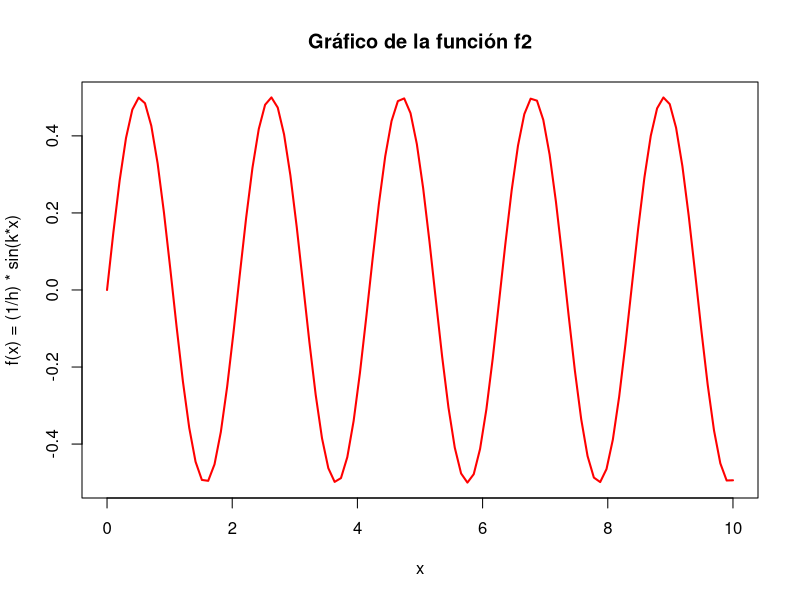
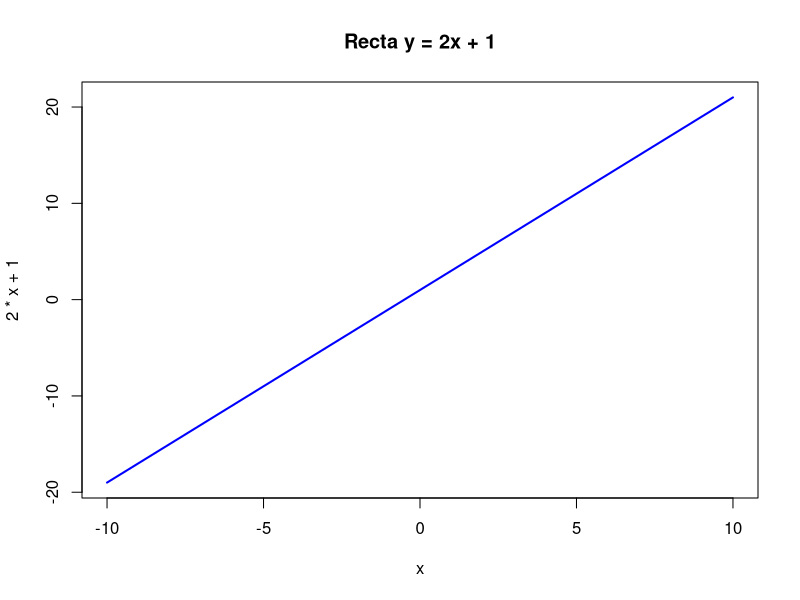
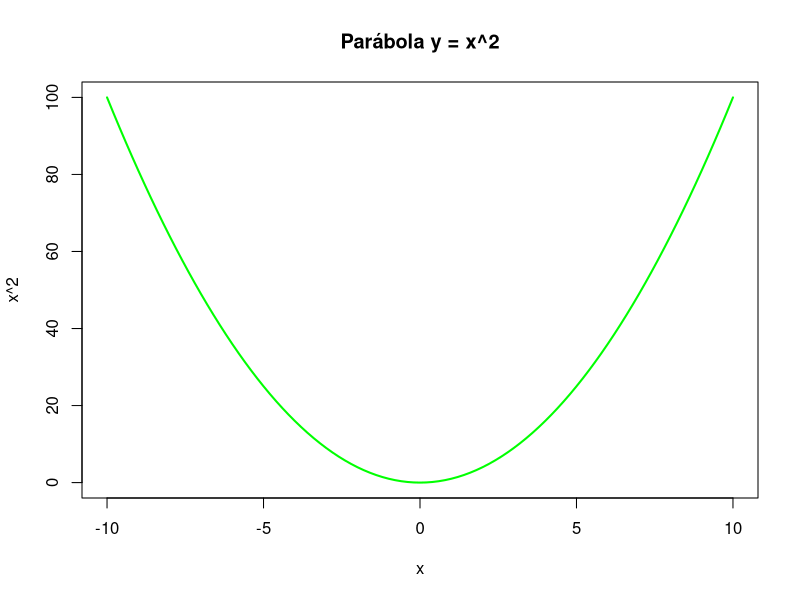
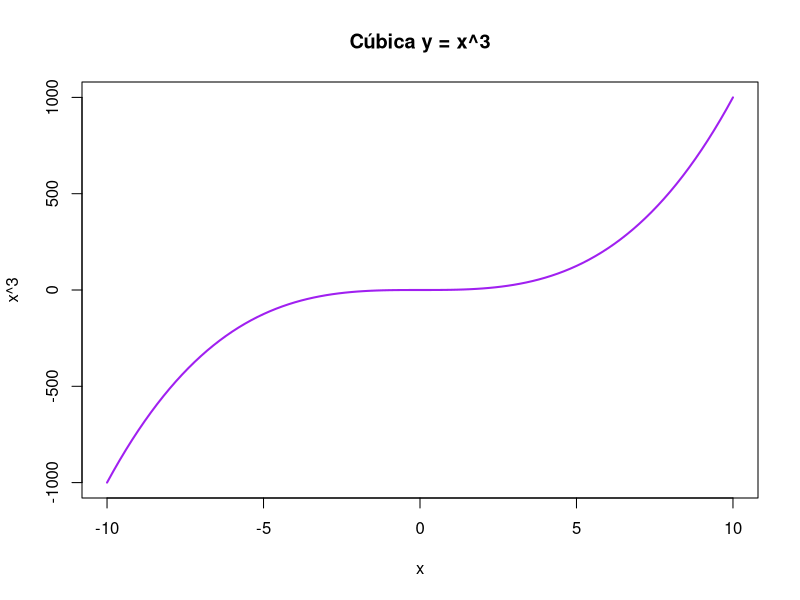
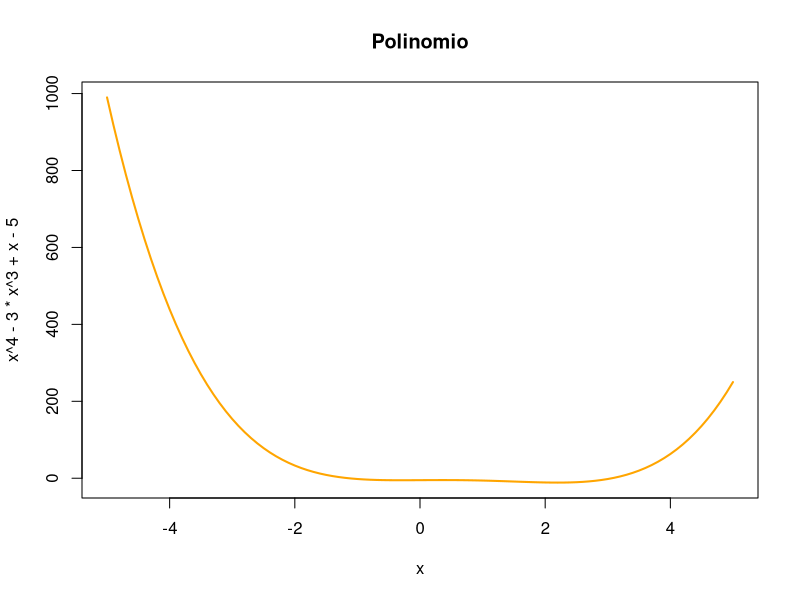
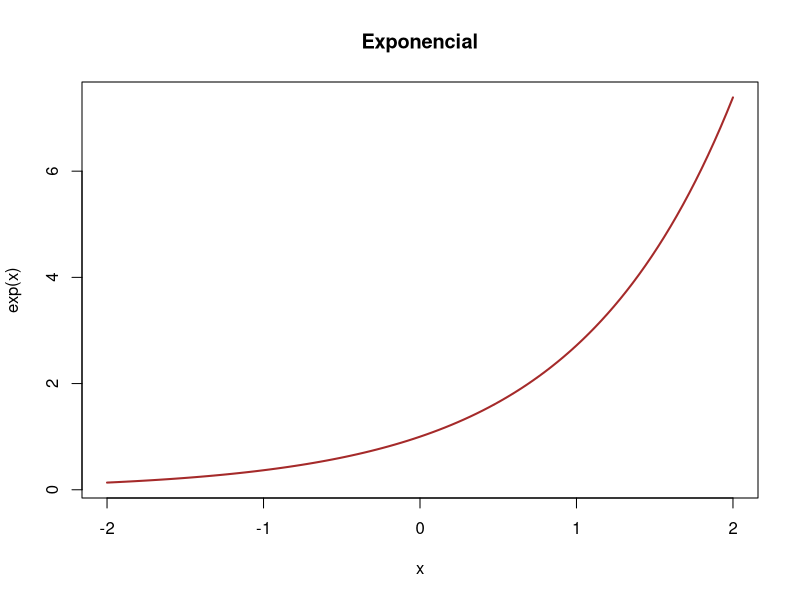
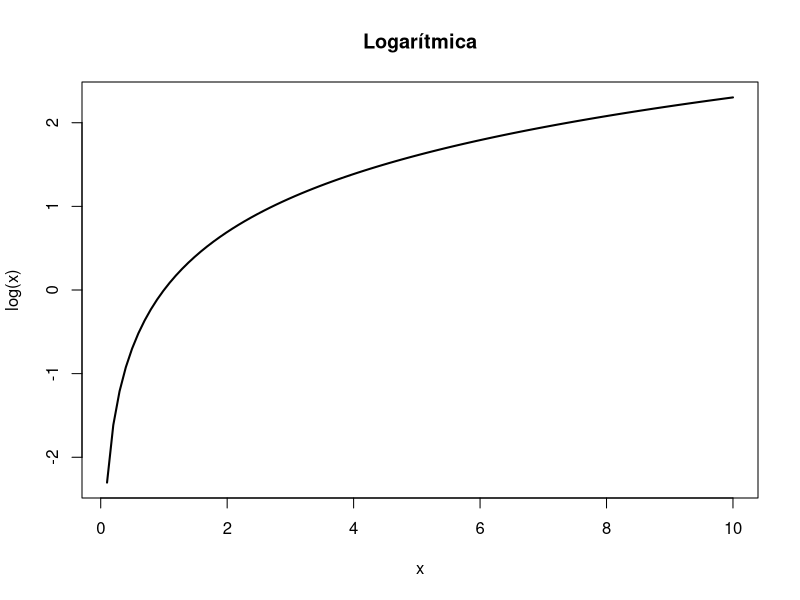

These charts were generated, in order, by the following R code:
## EJERCICIOS DE PRACTICA 9.0 
# MONSERRATH ANTONIO CORDERO


# ------------------------------
# 9.1 OPERADORES LÓGICOS
# ------------------------------
17 < 5
17 > 5
17 <= 5
17 >= 5
17 != 5
17 == 5

# ------------------------------
# 9.2 OPERADORES ARITMÉTICOS
# ------------------------------

# 9.2.1 Suma, resta, multiplicación, división, potencia, módulo, división entera
17 + 5
17 - 5
17 * 5
17 / 5
17 ^ 5
17 %/% 5   # División entera
17 %% 5    # Módulo (residuo)

# 9.2.2 Logaritmos y exponenciales
log(1)
log(12)
log(12, base = 2)
exp(12)
exp(1)

# 9.2.3 Funciones trigonométricas
sin(45 * pi / 180)
cos(45 * pi / 180)
tan(45 * pi / 180)
asin(0.96)
acos(0.97)
atan(0.45)

# 9.2.4 Funciones varias
abs(-34)
sqrt(8)
floor(1.56)
ceiling(1.56)
max(4, 7, 2, 12)
min(4, 7, 2, 12)
sign(-45)
67

# ------------------------------
# 9.2.5 EJERCICIOS DE PRÁCTICA
# ------------------------------

# Calcular cos(pi/6 + pi/2) + e^2
cos(pi/6 + pi/2) + exp(1)^2

# Calcular cos(pi/6 + pi/2) + e^2 * log(5) + acos(1 / sqrt(2))
cos(pi/6 + pi/2) + exp(1)^2 * log(5) + acos(1 / sqrt(2))

# a) Precision de dígitos
1 / 7
options(digits = 3); 1 / 7
options(digits = 6); 1 / 7

# b) Redondeo
round(67.45)
round(75.324568, 2)

# c) Redondeo con signif()
options(digits = 7)
signif(56.345458234234, 2)
signif(56.345458234234)

# d) Evitar notación científica
exp(-30)
options(scipen = 999)
exp(-30)
options(scipen = 0)

# ------------------------------
# 9.3 SESIÓN 2 - EJERCICIOS DE PRÁCTICA
# ------------------------------

# 9.3.1 Definición de constantes
e <- exp(1)
x <- 0.034
x0 <- e^(2 * x)

# 9.3.2 Concatenar y pegar expresiones
txt <- "El valor de x0 es _"
cat(txt, x0, "\n")
paste(txt, x0)
paste0(txt, x0)

# 9.3.3 Asignación e impresión
x0 <- 1
x1 <- x0 - pi * x0 + 1
(x1 <- x0 - pi * x0 + 1)
print(x1)

# 9.3.4 Listado y eliminación de objetos
ls()
rm(list = ls())
ls()

# 9.3.5 Imprimir y pegar avanzado
x0 <- 1
x1 <- x0 - pi * x0 + 1
cat("x0 =", x0, "\n", "x1 =", x1, "\n")

# ------------------------------
# 9.3.7 Definición de funciones
# ------------------------------
# Ejemplo de definición genérica
# nombre_funcion <- function(param1, param2, ...) {
#     instrucciones
#     return(valor)
# }

# 9.3.8 Ejemplo 1 - CORREGIDO (falta * entre h y x)
fun1 <- function(x, a, b, h, k) {
  res <- a + b * cos(h * x + k)
  return(res)
}
fun1(1, 2, 3, 4, 5)  # prueba

# 9.3.9 Ejemplo 2 - Discriminante
Discriminante <- function(a, b, c) {
  res <- b^2 - 4 * a * c
  return(res)
}
Discriminante(1, 5, 2)  # prueba

# ------------------------------
# 9.3.10 Gráficas
# ------------------------------
fun2 <- function(x, h, k) {
  res <- 1 / h * sin(k * x)
  return(res)
}
x_vals <- seq(0, 10, length.out = 100)
f2 <- fun2(x_vals, 2, 3)

plot(x_vals, f2,
     type = "l", 
     col = "red", 
     lwd = 2,
     main = "Gráfico de la función f2",
     xlab = "x",
     ylab = "f(x) = (1/h) * sin(k*x)",
     axes = TRUE)

# ------------------------------
# 9.3.11 Ejemplos de práctica
# Graficar rectas, parábolas, cúbicas, polinomios, exponenciales, logaritmos
# ------------------------------

# Recta: y = 2x + 1
curve(2 * x + 1, from = -10, to = 10, col = "blue", lwd = 2, main = "Recta y = 2x + 1")

# Parábola: y = x^2
curve(x^2, from = -10, to = 10, col = "green", lwd = 2, main = "Parábola y = x^2")

# Cúbica: y = x^3
curve(x^3, from = -10, to = 10, col = "purple", lwd = 2, main = "Cúbica y = x^3")

# Polinomio: y = x^4 - 3x^3 + x - 5
curve(x^4 - 3 * x^3 + x - 5, from = -5, to = 5, col = "orange", lwd = 2, main = "Polinomio")

# Exponencial: y = exp(x)
curve(exp(x), from = -2, to = 2, col = "brown", lwd = 2, main = "Exponencial")

# Logarítmica: y = log(x)
curve(log(x), from = 0.1, to = 10, col = "black", lwd = 2, main = "Logarítmica")

